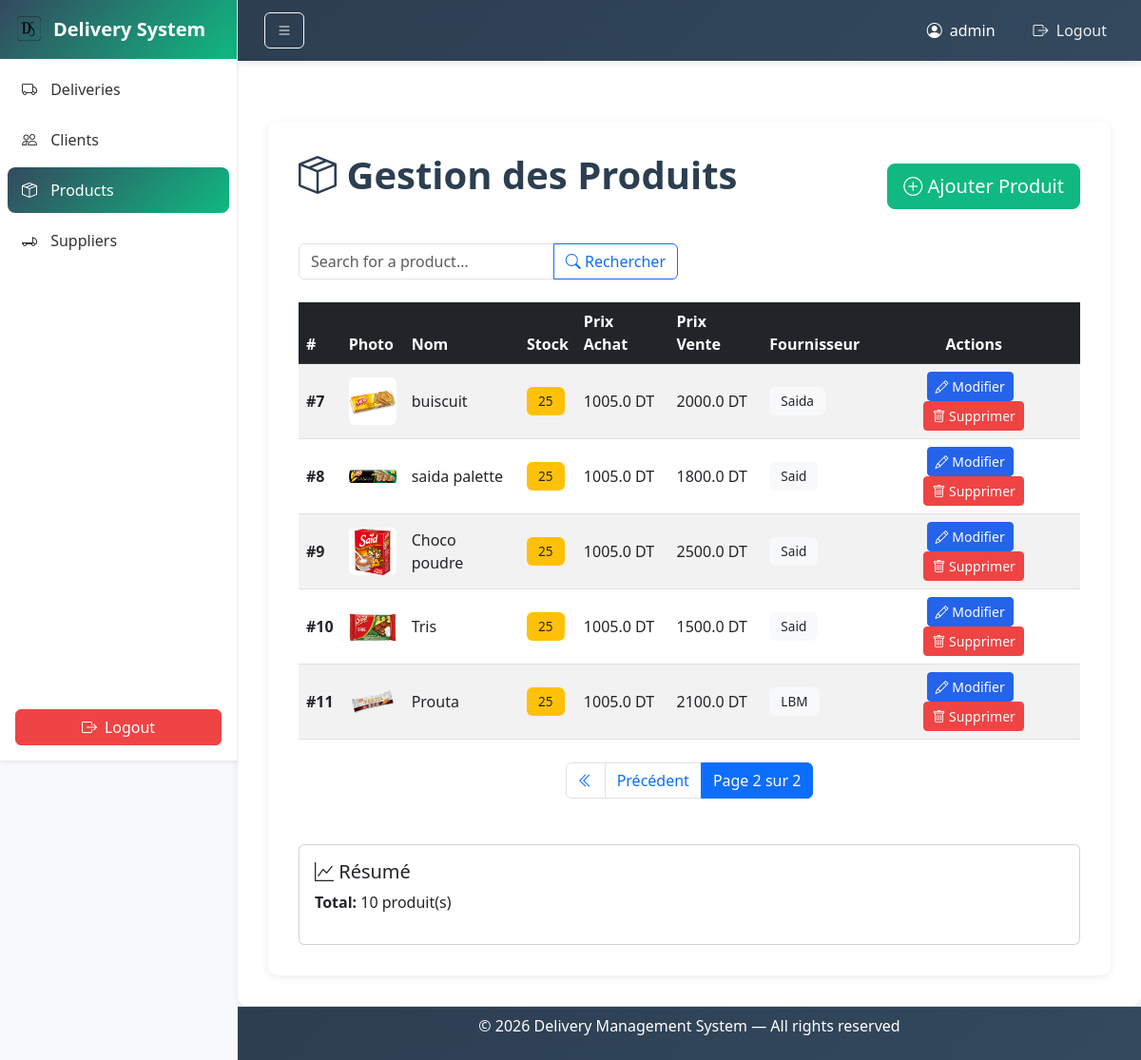
Page /products/?page=2 (signed in) on the committed database.
### deliveryproject/models.py (models this page shows, shortened)
class Product(models.Model):
    nom = models.CharField(max_length=100)
    qte_stock = models.IntegerField()
    prix_achat = models.FloatField()
    prix_vente = models.FloatField()
    image = models.ImageField(upload_to='products/', blank=True, null=True)
    fournisseur = models.ForeignKey(Supplier, on_delete=models.CASCADE)

class Supplier(models.Model):
    nom = models.CharField(max_length=100)
    adresse = models.TextField()
    telephone = models.CharField(max_length=20)
    email = models.EmailField()
    image = models.ImageField(upload_to='suppliers/', blank=True, null=True)

### deliveryproject/views.py (the view, shortened to what this page needs)
# urls.py: path('products/', views.product_list, name='product_list'),
@login_required(login_url='login')
def product_list(request):
    q = request.GET.get('q', '')
    products = Product.objects.all().order_by('id')
    paginator = Paginator(products, 5)
    page_number = request.GET.get('page')
    page_obj = paginator.get_page(page_number)
    return render(request, 'product/list.html', {
        'products': page_obj,
        'q': q
    })

### deliveryproject/templates/product/list.html (shortened to what this page needs)
{% extends "layouts/base.html" %}
{% block content %}
<div class="container mt-5">
    <div class="d-flex justify-content-between align-items-center mb-4">
        <h1>
            <i class="bi bi-box-seam"></i> Gestion des Produits
        </h1>
        <a href="{% url 'product_add' %}" class="btn btn-success btn-lg">
            <i class="bi bi-plus-circle"></i> Ajouter Produit
        </a>
    </div>
    <div class="row mb-4">
        <div class="col-md-6">
            <form method="get" class="input-group">
                <input
                    type="text"
                    name="q"
                    class="form-control"
                    placeholder="Search for a product..."
                    value="{{ request.GET.q }}"
                >
                <button class="btn btn-outline-primary" type="submit">
                    <i class="bi bi-search"></i> Rechercher
                </button>
            </form>
        </div>
    </div>
    {% if products %}
    <div class="table-responsive">
        <table class="table table-hover table-striped align-middle">
            <thead class="table-dark">
                <tr>
                    <th>#</th>
                    <th>Photo</th>
                    <th>Nom</th>
                    <th>Stock</th>
                    <th>Prix Achat</th>
                    <th>Prix Vente</th>
                    <th>Fournisseur</th>
                    <th class="text-center">Actions</th>
                </tr>
            </thead>
            <tbody>
                {% for product in products %}
                <tr>
                    <td><strong>#{{ product.id }}</strong></td>
                    <td>{% if product.image %}
                            <img src="{{ product.image.url }}" alt="{{ product.nom }}"
                                width="50" height="50"
                                style="object-fit: cover; border-radius: 6px;">
                        {% else %}
                            <span class="text-muted">—</span>
                        {% endif %}
                    </td>
                    <td>{{ product.nom }}</td>
                            <td>
                    {% if product.qte_stock <= 0 %}
                        <span class="badge bg-secondary">Rupture</span>
                    {% elif product.qte_stock <= 20 %}
                        <span class="badge bg-danger">{{ product.qte_stock }}</span>
                    {% elif product.qte_stock <= 99 %}
                        <span class="badge bg-warning text-dark">{{ product.qte_stock }}</span>
                    {% else %}
                        <span class="badge bg-success">{{ product.qte_stock }}</span>
                    {% endif %}
                </td>
                    <td>{{ product.prix_achat }} DT</td>
                    <td>{{ product.prix_vente }} DT</td>
                    <td>
                        <span class="badge bg-light text-dark">
                            {{ product.fournisseur.nom }}
                        </span>
                    </td>
                    <td class="text-center">
                        <a href="{% url 'product_update' product.id %}"
                           class="btn btn-sm btn-primary me-2">
                            <i class="bi bi-pencil"></i> Modifier
                        </a>
                        <a href="{% url 'product_delete' product.id %}"
                           class="btn btn-sm btn-danger"
                           onclick="return confirm('Êtes-vous sûr ?')">
                            <i class="bi bi-trash"></i> Supprimer
                        </a>
                    </td>
                </tr>
                {% endfor %}
            </tbody>
        </table>
    </div>
    <nav class="mt-4">
        <ul class="pagination justify-content-center">
            {% if products.has_previous %}
                <li class="page-item">
                    <a class="page-link" href="?page=1{% if request.GET.q %}&q={{ request.GET.q }}{% endif %}">
                        <i class="bi bi-chevron-double-left"></i>
                    </a>
                </li>
                <li class="page-item">
                    <a class="page-link" href="?page={{ products.previous_page_number }}{% if request.GET.q %}&q={{ request.GET.q }}{% endif %}">
                        Précédent
                    </a>
                </li>
            {% endif %}
            <li class="page-item active">
                <span class="page-link">
                    Page {{ products.number }} sur {{ products.paginator.num_pages }}
                </span>
            </li>
        </ul>
    </nav>
    {% endif %}
    {% if products %}
    <div class="row mt-5">
        <div class="col-md-12">
            <div class="card">
                <div class="card-body">
                    <h5>
                        <i class="bi bi-graph-up"></i> Résumé
                    </h5>
                    <p>
                        <strong>Total:</strong> {{ products.paginator.count }} produit(s)
                    </p>
                </div>
            </div>
        </div>
    </div>
    {% endif %}
</div>
{% endblock %}

### deliveryproject/templates/components/navbar.html (shortened to what this page needs)
{% load static %}
<nav class="navbar navbar-expand-lg navbar-dark bg-dark fixed-top">
    <div class="container-fluid">
        <div class="d-flex align-items-center">
            <button id="toggleSidebar" class="btn btn-outline-light me-3">
                <i class="bi bi-list"></i>
            </button>
        </div>
        <ul class="navbar-nav ms-auto align-items-center">
            <li class="nav-item d-flex align-items-center text-white me-3">
                <i class="bi bi-person-circle me-2"></i>
                <span>{{ request.user.username }}</span>
            </li>
            <li class="nav-item">
                <a class="nav-link" href="{% url 'logout' %}">
                    <i class="bi bi-box-arrow-right me-1"></i> Logout
                </a>
            </li>
        </ul>
    </div>
</nav>

### deliveryproject/static/layouts/css/sheet.css (style rules this page uses)
:root { --primary-color: #2563eb; --secondary-color: #2c3e50; --success-color: #10b981; --danger-color: #ef4444; }
* { margin: 0; padding: 0; box-sizing: border-box; }
body { background-color: #f8f9fa; font-family: 'Segoe UI', Tahoma, Geneva, Verdana, sans-serif; min-height: 100dvh; }
html, body { height: 100dvh; margin: 0; }
.container { background-color: white; border-radius: 10px; padding: 2rem; box-shadow: 0 2px 8px rgba(0, 0, 0, 0.08); }
.btn-primary { background-color: var(--primary-color); border-color: var(--primary-color); transition: all 0.3s ease; }
.btn-success { background-color: var(--success-color); border-color: var(--success-color); transition: all 0.3s ease; }
.btn-danger { background-color: var(--danger-color); border-color: var(--danger-color); transition: all 0.3s ease; }
.table { margin-bottom: 0; }
.table-dark { background-color: var(--secondary-color) !important; }
.badge { padding: 0.5rem 0.75rem; font-size: 0.85rem; font-weight: 500; }
h1, h2, h3 { color: var(--secondary-color); }
h1 { font-weight: 700; margin-bottom: 1.5rem; }
.main-content .container { flex: 1; }

### deliveryproject/static/components/css/navbar.css (style rules this page uses)
.navbar { background: linear-gradient(135deg, var(--secondary-color), #34495e); box-shadow: 0 2px 8px rgba(0, 0, 0, 0.1); height: 64px; padding: 0 1rem; position: fixed; top: 0; left: 250px; right: 0; z-index: 1000; transition: left 0.3s ease; }
.navbar-nav .nav-link { color: #ecf0f1 !important; margin-left: 1rem; transition: all 0.3s ease; position: relative; }
.navbar-nav .nav-link::after { content: ''; position: absolute; width: 0; height: 2px; bottom: -5px; left: 0; background-color: #10b981; transition: width 0.3s ease; }

### rows in the picture
Product: id "7", image (picture), nom "buiscuit", qte_stock "25", prix_achat "1005.0", prix_vente "2000.0", fournisseur.nom "Saida"
Product: id "8", image (picture), nom "saida palette", qte_stock "25", prix_achat "1005.0", prix_vente "1800.0", fournisseur.nom "Said"
Product: id "9", image (picture), nom "Choco poudre", qte_stock "25", prix_achat "1005.0", prix_vente "2500.0", fournisseur.nom "Said"
Product: id "10", image (picture), nom "Tris", qte_stock "25", prix_achat "1005.0", prix_vente "1500.0", fournisseur.nom "Said"
Product: id "11", image (picture), nom "Prouta", qte_stock "25", prix_achat "1005.0", prix_vente "2100.0", fournisseur.nom "LBM"

### other values in the picture
{{ request.user.username }} "admin"
{{ products.number }} "2"
{{ products.paginator.num_pages }} "2"
{{ products.paginator.count }} "10"
